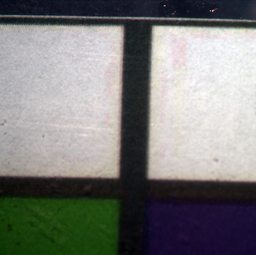
#> input picture image_processing_gh/BrainSagitalAxis/  1Color.tif, 256 x 255 px, shrunk from 1004 x 1002 before the run; its folder holds 4 pictures in this run
$ jupyter execute 3dShapeReconstruction.ipynb
#> lines starting #> are read from the running program, lines starting #| are printed output that depends on the picture
[cell 1]
import os, sys
module_path = os.path.abspath(os.path.join('/Users/mayra.ruiz/.virtualenvs/cv/lib/python3.6/site-packages/'))
if module_path not in sys.path:
    sys.path.append(module_path)

os.sys.path #had to add some libraries to the path separately as I did not install them with conda

[cell 2]
import cv2 as cv
import numpy as np
from matplotlib import pyplot as plt
import scipy
from scipy import array, misc
from mayavi import mlab
import glob
import scipy.ndimage

[cell 3]
###Resizing and thresholding (This might be useful later)

#img = cv.imread("/Volumes/ScialdoneLab10TB/Data/Jovica/Klara12April2018Br4wSkullSagittalR/130Color.tif", 0)

#Image thresholding
#ret,thresh1 = cv.threshold(img,50,255,cv.THRESH_BINARY) #to get only the shape of the tissue in a binary image

#Resize (2 different ways)
#resized = cv.resize(img,(1000,1000))
#resized = cv.resize(img, (0,0), fx=0.5, fy=0.5)


#cv.imshow('image',resized)
#k = cv.waitKey(0)
#if k == 27:         # wait for ESC key to exit
#   cv.destroyAllWindows()

#resized.shape

[cell 4]
## 3d Shape reconstruction from slices images

B = [] #B for brain
path = "./BrainSagitalAxis/" #path to folder with images (.tif images)
extension = "Color.tif" #Names of images I'm using end in "Color.tif"


tif_files = [f for f in os.listdir(path) if f.endswith(extension)] #List of image files


# Load all the images to list M
for filepath in tif_files:
    B.append(cv.imread('./BrainSagitalAxis/{0}'.format(filepath),0))

#print(type(M[0]))
brain_sagital = np.dstack(B) #Stack images together in 3D matrix
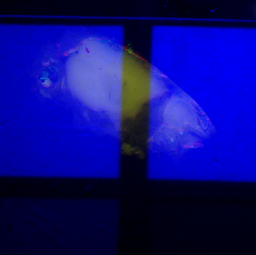
#> brain_sagital: shape (255, 256, 4); mean B, G, R, A 124.9, 11.9, 11.8, 11.6

#vol_mlab = mlab.pipeline.volume(mlab.pipeline.scalar_field(brain_sagital))
#mlab.colorbar()
#mlab.show()
brain_sagital.shape
#> Out = (255, 256, 4)

[cell 5]
## Rotate 3d shape
# 40 is the number of degrees the figure will be rotated (just as an example)
# axes are the axes that will be rotated (combinations of 2 numbers between 0 and 2)
rotated = scipy.ndimage.interpolation.rotate(brain_sagital, 40, axes=(0, 2))
rotated.shape
#> Out = (198, 256, 167)
